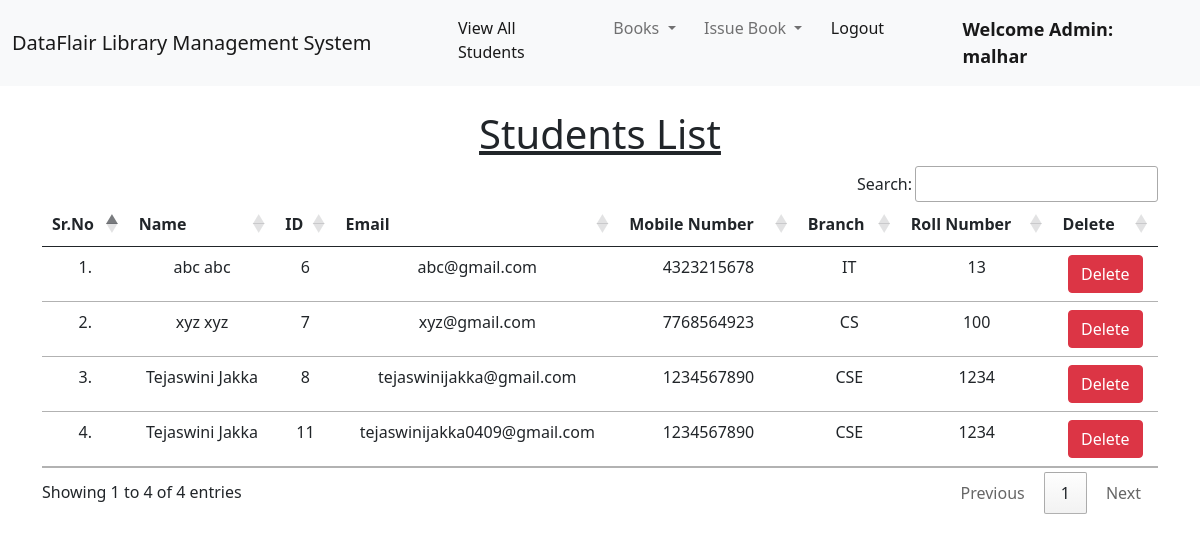
The page /view_students/ (signed in) on the database its author committed.
### library/models.py (models this page shows, shortened)
class Student(models.Model):
    user = models.OneToOneField(User, on_delete=models.CASCADE)
    branch = models.CharField(max_length=10)
    roll_no = models.CharField(max_length=3, blank=True)
    phone = models.CharField(max_length=10, blank=True)
    image = models.ImageField(upload_to="", blank=True)

### library/views.py (the view)
# urls.py: path("view_students/", views.view_students, name="view_students"),
@login_required(login_url = '/admin_login')
def view_students(request):
    students = Student.objects.all()
    return render(request, "view_students.html", {'students':students})

### library/templates/view_students.html (shortened to what this page needs)
{% extends 'admin_navbar.html' %}
{% load static %}
{% block body %}
<div class="container mt-4">
    <h1 class="text-center"><u>Students List</u></h1>
    <table class="table table-hover" id="example">
        <thead>
            <tr class="text-center">
                <th>Sr.No</th>
                <th>Name</th>
                <th>ID</th>
                <th>Email</th>
                <th>Mobile Number</th>
                <th>Branch</th>
                <th>Roll Number</th>
                <th>Delete</th>
            </tr>
        </thead>
        <tbody>
            {% for student in students %}
            <tr class="text-center">
                <td>{{forloop.counter}}.</td>
                <td>{{student.user.get_full_name}}</td>
                <td>{{student.user.id}}</td>
                <td>{{student.user.email}}</td>
                <td>{{student.phone}}</td>
                <td>{{student.branch}}</td>
                <td>{{student.roll_no}}</td>
                <td><a href="/delete_student/{{student.id}}/" class="btn btn-danger" onclick="return confirm('Are you sure you want to delete this student?')">Delete</a></td>
            </tr>
            {% endfor %}
        </tbody>
    </table>
    </div>
{% endblock %}

### library/templates/admin_navbar.html (shortened to what this page needs)
<!doctype html>
<html lang="en">
  <head>
    <link href="https://cdn.jsdelivr.net/npm/bootstrap@5.1.0/dist/css/bootstrap.min.css" rel="stylesheet">
    <link rel="stylesheet" href="https://cdn.datatables.net/1.10.25/css/jquery.dataTables.min.css">
    <link rel="stylesheet" href="https://cdn.datatables.net/buttons/1.7.1/css/buttons.dataTables.min.css">
  </head>
  <body>
    <nav class="navbar navbar-expand-lg navbar-light bg-light">
        <div class="container-fluid">
          <a class="navbar-brand" href="#">DataFlair Library Management System</a>
          <div class="collapse navbar-collapse" id="navbarSupportedContent">
            <ul class="navbar-nav me-auto mb-2 mb-lg-0">
              <li class="nav-item">
                <a class="nav-link active" aria-current="page" href="/view_students/">View All Students</a>
              </li>
              <li class="nav-item dropdown">
                <a class="nav-link dropdown-toggle" href="#" id="navbarDropdown" role="button" data-bs-toggle="dropdown" aria-expanded="false">
                  Books
                </a>
              </li>
              <li class="nav-item dropdown">
                <a class="nav-link dropdown-toggle" href="#" id="navbarDropdown" role="button" data-bs-toggle="dropdown" aria-expanded="false">
                  Issue Book
                </a>
              </li>
              <li class="nav-item">
                <a class="nav-link active" aria-current="page" href="/logout/">Logout</a>
              </li>
              <li class="nav-item">
                <a style="font-weight:600; font-family:'Segoe UI', Tahoma, Geneva, Verdana, sans-serif; font-size: large;" class="nav-link active" href="#">Welcome Admin: {{request.user}}</a>
              </li>
            </ul>
          </div>
        </div>
      </nav>
      {% block body %}
      {% endblock %}
  </body>
</html>

### rows shown on the page
Student: user.get_full_name "abc abc", user.id "6", user.email "abc@gmail.com", phone "4323215678", branch "IT", roll_no "13"
Student: user.get_full_name "xyz xyz", user.id "7", user.email "xyz@gmail.com", phone "7768564923", branch "CS", roll_no "100"
Student: user.get_full_name "Tejaswini Jakka", user.id "8", user.email "tejaswinijakka@gmail.com", phone "1234567890", branch "CSE", roll_no "1234"
Student: user.get_full_name "Tejaswini Jakka", user.id "11", user.email "tejaswinijakka0409@gmail.com", phone "1234567890", branch "CSE", roll_no "1234"

### other values the page prints
{{ request.user }} "malhar"
